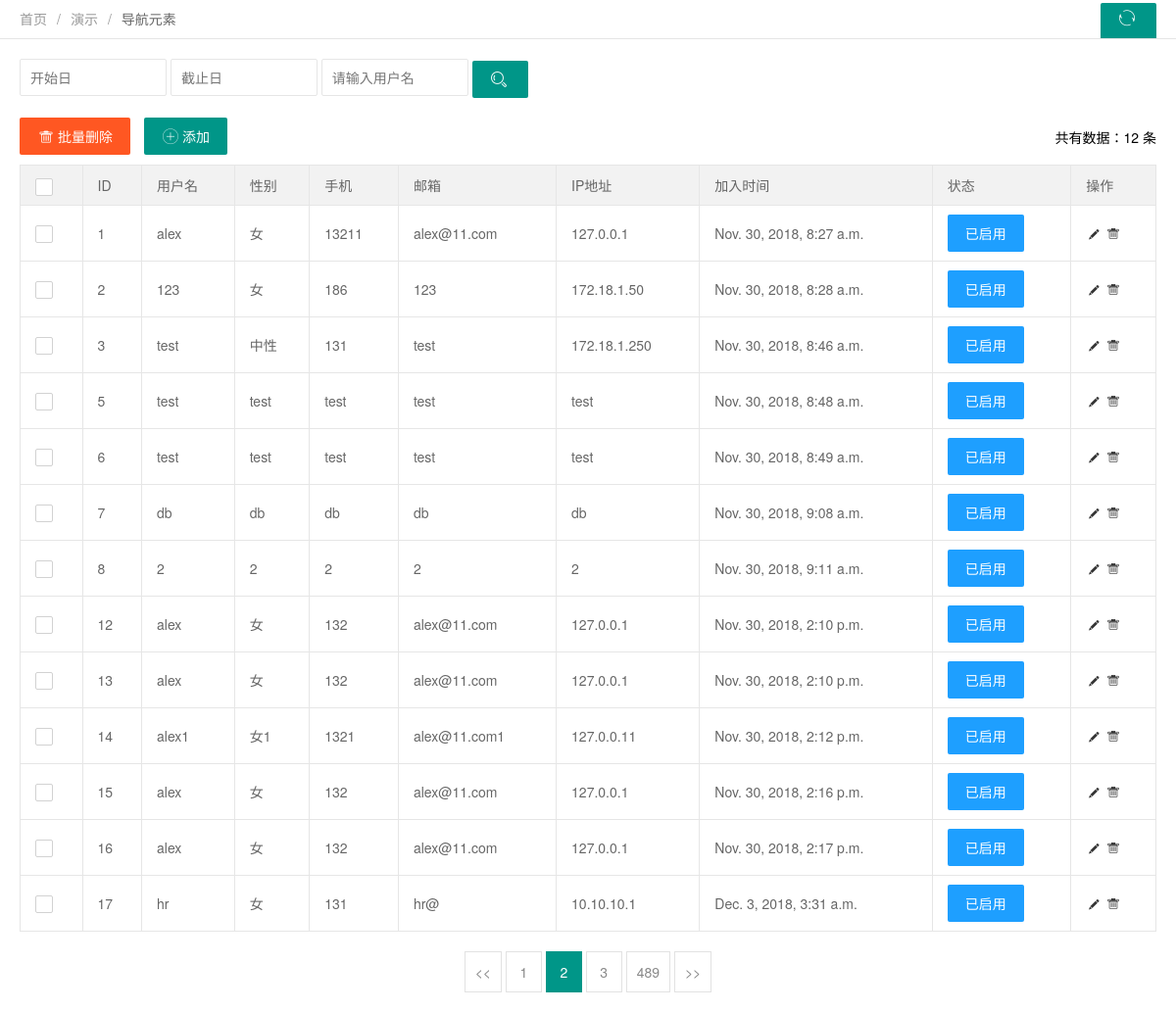
Screenshot of /um/user-management with the database file from the repository.
### UserAdmin/models.py (models this page shows)
class UserInfo(models.Model):
    username = models.CharField(max_length=32,verbose_name="用户名")
    password = models.CharField(max_length=64,help_text="input password")
    email = models.EmailField(max_length=19,null=True)
    testurl = models.URLField(max_length=19, null=True)
    gender = models.CharField(max_length=16)
    phone = models.CharField(max_length=32,default=8868)
    testip = models.GenericIPAddressField(max_length=19, null=True)
    ctime = models.DateTimeField(auto_now_add=True,null=True)
    utime = models.DateTimeField(auto_now=True,null=True)
    user_tpye_choices = (
        (1,"超级用户"),
        (2,"普通用户"),
        (3,"开发用户"),
    )
    user_type_id = models.IntegerField(choices=user_tpye_choices,default=1)
    user_group = models.ForeignKey("UserGroup",to_field="uid",default=1)  #外键关联，现在就是user_info表里的内容与user_group表里的uid自增字段关联

### UserAdmin/views.py (the view)
def usermanagement(request):
    if request.method == "POST":
        user_name = request.POST.get('username')
        user_ip = request.POST.get('ip')
        user_gender = request.POST.get('gender')
        user_email = request.POST.get('email')
        user_phone = request.POST.get('phone')
        user_testurl = request.POST.get('testurl')
        user_pwd = request.POST.get('pass')
        models.UserInfo.objects.create(username=user_name,password=user_pwd,email=user_email,testurl=user_testurl,gender=user_gender,phone=user_phone,testip=user_ip)
        return redirect("/um/user-management")
    else:
        user_list = models.UserInfo.objects.all()
        return render(request, "user-management.html",{'user_list':user_list})

### templates/user-management.html (shortened to what this page needs)
<!DOCTYPE html>
<html>
<head>
    <link rel="stylesheet" href="/static/css/font.css">
    <link rel="stylesheet" href="/static/css/xadmin.css">
    <link rel="stylesheet" href="/static/css/user_add.css">
</head>
  <body class="layui-anim layui-anim-up">
    <div class="x-nav">
      <span class="layui-breadcrumb">
        <a href="">首页</a>
        <a href="">演示</a>
        <a>
          <cite>导航元素</cite></a>
      </span>
      <a class="layui-btn layui-btn-small" style="line-height:1.6em;margin-top:3px;float:right" href="javascript:location.replace(location.href);" title="刷新">
        <i class="layui-icon" style="line-height:30px">ဂ</i></a>
    </div>
    <div class="x-body">
      <div class="layui-row">
        <form class="layui-form layui-col-md12 x-so">
          <input class="layui-input" placeholder="开始日" name="start" id="start">
          <input class="layui-input" placeholder="截止日" name="end" id="end">
          <input type="text" name="username"  placeholder="请输入用户名" autocomplete="off" class="layui-input">
          <button class="layui-btn"  lay-submit="" lay-filter="sreach"><i class="layui-icon">&#xe615;</i></button>
        </form>
      </div>
      <xblock>
        <button class="layui-btn layui-btn-danger" onclick="delAll()"><i class="layui-icon"></i>批量删除</button>
        <button onclick="addElement()" class="layui-btn"><i class="layui-icon"></i>添加</button>
        <span class="x-right" style="line-height:40px">共有数据：12 条</span>
      </xblock>
      <table class="layui-table">
        <thead>
          <tr>
            <th>
              <div class="layui-unselect header layui-form-checkbox" lay-skin="primary"><i class="layui-icon">&#xe605;</i></div>
            </th>
            <th>ID</th>
            <th>用户名</th>
            <th>性别</th>
            <th>手机</th>
            <th>邮箱</th>
            <th>IP地址</th>
            <th>加入时间</th>
            <th>状态</th>
            <th>操作</th></tr>
        </thead>
        <tbody>
        {% for row in user_list %}
          <tr>
            <td>
              <div class="layui-unselect layui-form-checkbox" lay-skin="primary" data-id='2'><i class="layui-icon">&#xe605;</i></div>
            </td>
            <td>{{ row.id }}</td>
            <td>{{ row.username }}</td>
            <td>{{ row.gender }}</td>
            <td>{{ row.phone }}</td>
            <td>{{ row.email }}</td>
            <td>{{ row.testip }}</td>
            <td>{{ row.ctime }}</td>
            <td class="td-status">
              <span class="layui-btn layui-btn-normal layui-btn-mini">已启用</span></td>
            <td class="td-manage">
              <a title="编辑"  href="/um/useredit-{{ row.id }}">
                <i class="layui-icon">&#xe642;</i>
              </a>
              <a title="删除" href="/um/userdel-{{ row.id }}">
                <i class="layui-icon">&#xe640;</i>
              </a>
            </td>
          </tr>
        {% endfor %}
        </tbody>
      </table>
      <div class="page">
        <div>
          <a class="prev" href="">&lt;&lt;</a>
          <a class="num" href="">1</a>
          <span class="current">2</span>
          <a class="num" href="">3</a>
          <a class="num" href="">489</a>
          <a class="next" href="">&gt;&gt;</a>
        </div>
      </div>
    </div>
  </body>
</html>

### static/css/xadmin.css (style rules this page uses)
* { margin: 0; padding: 0; font-family: "Helvetica Neue", Helvetica, Arial, sans-serif; }
a { text-decoration: none; }
html { width: 100%; height: 100%; overflow-x:hidden; overflow-y:auto; }
body { width: 100%; min-height: 100%; }
.x-body { padding: 20px; }
.x-nav { padding: 0 20px; position: relative; z-index: 99; border-bottom: 1px solid #e5e5e5; line-height: 39px; height: 39px; overflow: hidden; }
.x-right { float: right; }
.x-so { margin-bottom: 20px; }
.x-so input.layui-input { width: 150px; }
.x-so input.layui-input,.x-so input.layui-btn { display: inline-block; }
.page { margin-top: 20px; text-align: center; }
.page a { display: inline-block; background: #fff 0 0 no-repeat; color: #888; padding: 10px; min-width: 15px; border: 1px solid #E2E2E2; }
.page span { display: inline-block; padding: 10px; min-width: 15px; border: 1px solid #E2E2E2; }
.page span.current { display: inline-block; background: #009688 0 0 no-repeat; color: #fff; padding: 10px; min-width: 15px; border: 1px solid #009688; }
table th, table td { word-break: break-all; }

### rows the page displays
UserInfo: id "1", username "alex", gender "女", phone "13211", email "alex@11.com", testip "127.0.0.1", ctime "Nov. 30, 2018, 8:27 a.m."
UserInfo: id "2", username "123", gender "女", phone "186", email "123", testip "172.18.1.50", ctime "Nov. 30, 2018, 8:28 a.m."
UserInfo: id "3", username "test", gender "中性", phone "131", email "test", testip "172.18.1.250", ctime "Nov. 30, 2018, 8:46 a.m."
UserInfo: id "5", username "test", gender "test", phone "test", email "test", testip "test", ctime "Nov. 30, 2018, 8:48 a.m."
UserInfo: id "6", username "test", gender "test", phone "test", email "test", testip "test", ctime "Nov. 30, 2018, 8:49 a.m."
UserInfo: id "7", username "db", gender "db", phone "db", email "db", testip "db", ctime "Nov. 30, 2018, 9:08 a.m."
UserInfo: id "8", username "2", gender "2", phone "2", email "2", testip "2", ctime "Nov. 30, 2018, 9:11 a.m."
UserInfo: id "12", username "alex", gender "女", phone "132", email "alex@11.com", testip "127.0.0.1", ctime "Nov. 30, 2018, 2:10 p.m."
UserInfo: id "13", username "alex", gender "女", phone "132", email "alex@11.com", testip "127.0.0.1", ctime "Nov. 30, 2018, 2:10 p.m."
UserInfo: id "14", username "alex1", gender "女1", phone "1321", email "alex@11.com1", testip "127.0.0.11", ctime "Nov. 30, 2018, 2:12 p.m."
UserInfo: id "15", username "alex", gender "女", phone "132", email "alex@11.com", testip "127.0.0.1", ctime "Nov. 30, 2018, 2:16 p.m."
UserInfo: id "16", username "alex", gender "女", phone "132", email "alex@11.com", testip "127.0.0.1", ctime "Nov. 30, 2018, 2:17 p.m."
UserInfo: id "17", username "hr", gender "女", phone "131", email "hr@", testip "10.10.10.1", ctime "Dec. 3, 2018, 3:31 a.m."
